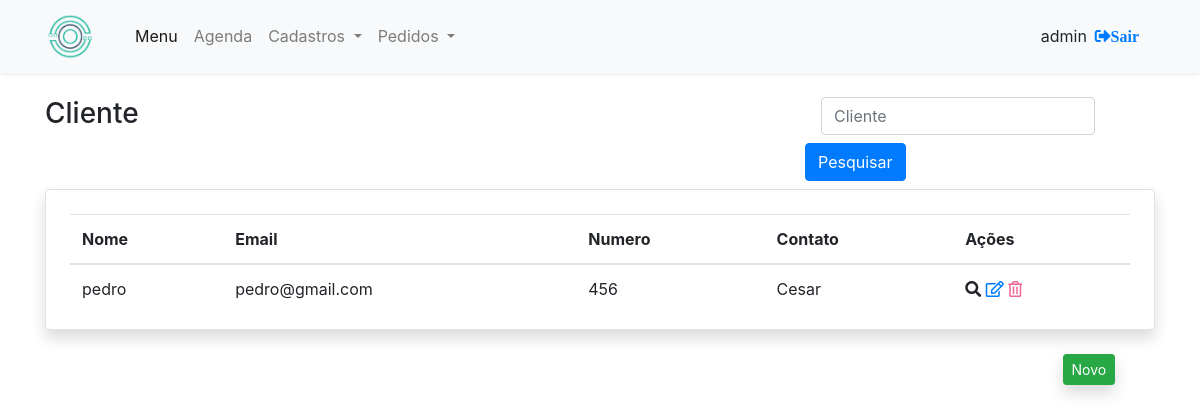
Before: /home/cliente/ (signed in) with the older database file.
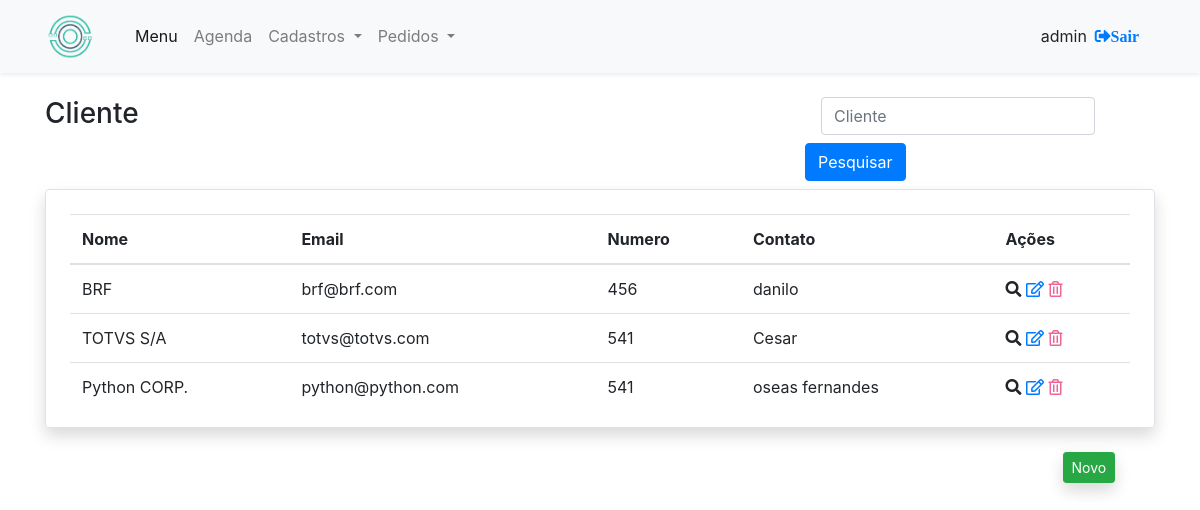
After: the same page with the newer database file.
### home/models.py (models this page shows, shortened)
class Cliente(models.Model):
    nome = models.CharField(max_length=30)
    cnpj = models.IntegerField()
    inscricaoestadual = models.IntegerField()
    email = models.EmailField()
    site = models.CharField(max_length=50)
    cep = models.IntegerField()
    endereco = models.CharField(max_length=100)
    numero = models.IntegerField()
    bairro = models.CharField(max_length=20)
    telefone = models.IntegerField()
    contato = models.ForeignKey(Contato, null=True, blank=True, on_delete=models.CASCADE)

class Contato(models.Model):
    nome = models.CharField(max_length=35)
    email = models.EmailField(null=True)
    site = models.CharField(max_length=40, null=True)
    celular = models.IntegerField()
    telefone1 = models.IntegerField(null=True)
    telefone2 = models.IntegerField(null=True)
    foto = models.ImageField(upload_to='clients_photos', null=True, blank=True)
    def __str__(self):
        return self.nome

### home/views.py (the view)
# urls.py: path('cliente/', cliente_list, name='cliente_list'),
@login_required
def cliente_list(request):
    busca = request.GET.get('pesquisa', None)
    if busca:
        cliente = Cliente.objects.all()
        cliente = cliente.filter(nome__icontains=busca)
    else:
        cliente = Cliente.objects.all()
    return render(request, 'cliente_list.html', {'cliente': cliente})

### home/templates/cliente_list.html
{% extends 'base.html' %}
{% load bootstrap %}
{% block main %}
    <main class="container">
        <section class="mt-4">
            <div class="row">
                <div class="col-md-8">
                    <h3>Cliente</h3>
                </div>
                <div class="col-md-4">
                    <form class="form-inline">
                      <div class="form-group mx-sm-3 mb-2">
                        <input type="text" class="form-control" name="pesquisa" id="inputPassword2" placeholder="Cliente">
                      </div>
                      <button type="submit" class="btn btn-primary mb-2">Pesquisar</button>
                    </form>
                </div>
            </div>
            <article class="rounded border shadow pt-4 pr-4 pl-4 table-responsive-lg">
                <table class="table table-hover table-lg">
                    <thead>
                        <tr>
                            <th>
                                Nome
                            </th>
                            <th>
                                Email
                            </th>
                            <th>
                                Numero
                            </th>
                            <th>
                                Contato
                            </th>
                            <th>
                                Ações
                            </th>
                        </tr>
                    </thead>
                    <tbody>
                    {% for cliente in cliente %}
                        <tr>
                            <td>
                                {{ cliente.nome }}
                            </td>
                            <td>
                                {{ cliente.email }}
                            </td>
                            <td>
                                {{ cliente.numero }}
                            </td>
                            <td>
                                {{ cliente.contato }}
                            </td>
                            <td>
                                <a>
                                    <i class="fas fa-search"></i>
                                </a>
                                <a href="{% url 'cliente_altera' cliente.id %}">
                                    <i class="far fa-edit"></i>
                                </a>
                                <a href="{% url 'cliente_deleta' cliente.id %}">
                                    <i class=" far fa-trash-alt" style="color: #f06595;"></i>
                                </a>
                            </td>
                        </tr>
                    {% endfor %}
                    </tbody>
                </table>
            </article>
            <div class="mt-4 offset-md-11 ">
                <a class="btn btn-sm btn-success shadow" href="{% url 'cliente_novo' %}">Novo</a>
            </div>
        </section>
    </main>
{% endblock %}

Changed rows visible on the page:
changed Cliente: nome "pedro" → "BRF"; email "pedro@gmail.com" → "brf@brf.com"; contato "Cesar" → "danilo"
added Cliente: nome "TOTVS S/A", email "totvs@totvs.com", numero "541", contato "Cesar"
added Cliente: nome "Python CORP.", email "python@python.com", numero "541", contato "oseas fernandes"
